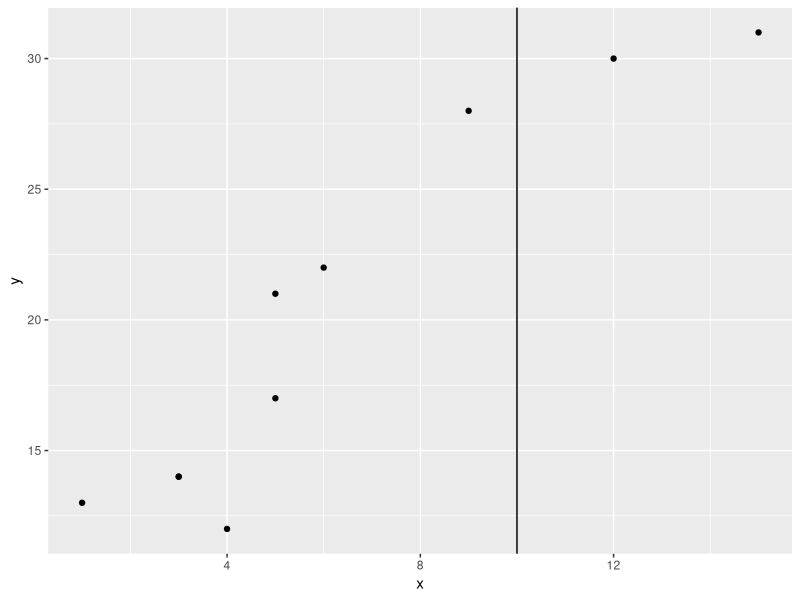
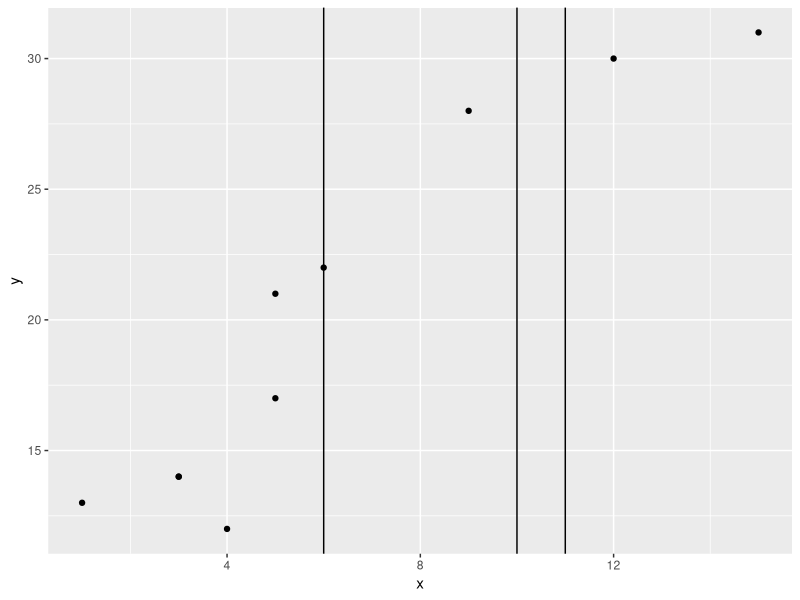
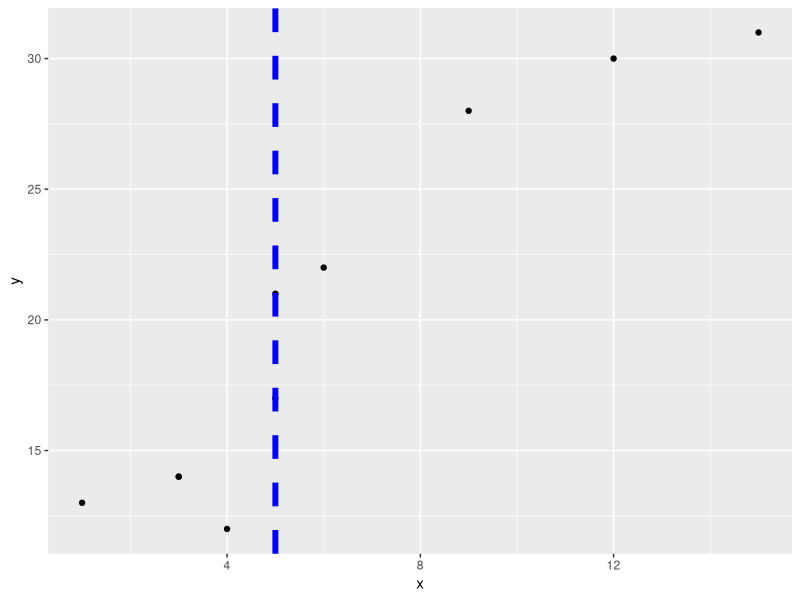
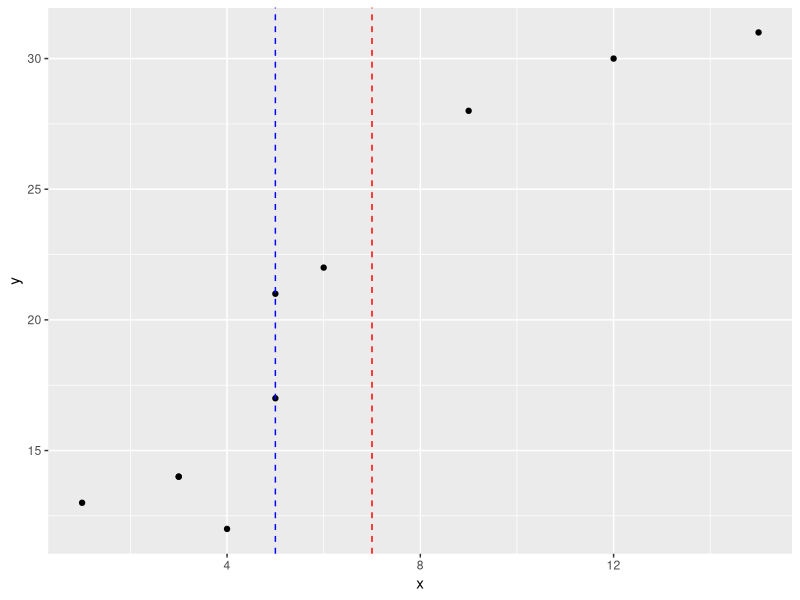

The R source for these figures, in order:
# Add a Single Vertical Line to a Plot
library("ggplot2")

# create data frame
df <- data.frame(x=c(1, 3, 3, 4, 5, 5, 6, 9, 12, 15),
                 y=c(13, 14, 14, 12, 17, 21, 22, 28, 30, 31))

# create scatterplot with vertical line at x=10
ggplot(df, aes(x=x, y=y)) + 
  geom_point() + 
  geom_vline(xintercept = 10)

# Add Multiple Vertical Lines to Plots
library("ggplot2")

# create data frame
df <- data.frame(x=c(1, 3, 3, 4, 5, 5, 6, 9, 12, 15),
                 y=c(13, 14, 14, 12, 17, 21, 22, 28, 30, 31))

# create scatterplot with vertical line at x=6, 10 and 11
ggplot(df, aes(x=x, y=y)) + 
  geom_point() + 
  geom_vline(xintercept = c(6, 10, 11))

# Customize Vertical Lines
library("ggplot2")

# create data frame
df <- data.frame(x=c(1, 3, 3, 4, 5, 5, 6, 9, 12, 15),
                 y=c(13, 14, 14, 12, 17, 21, 22, 28, 30, 31))

# create scatterplot with customized vertical line
ggplot(df, aes(x=x, y=y)) + 
  geom_point() + 
  geom_vline(xintercept = 5, linetype="dashed", color="blue", size=2)

library("ggplot2")

# create data frame
df <- data.frame(x=c(1, 3, 3, 4, 5, 5, 6, 9, 12, 15),
                 y=c(13, 14, 14, 12, 17, 21, 22, 28, 30, 31))

# create scatterplot with customized vertical lines
ggplot(df, aes(x=x, y=y)) + 
  geom_point() + 
  geom_vline(xintercept = c(5, 7), linetype="dashed", color=c("blue", "red"))
